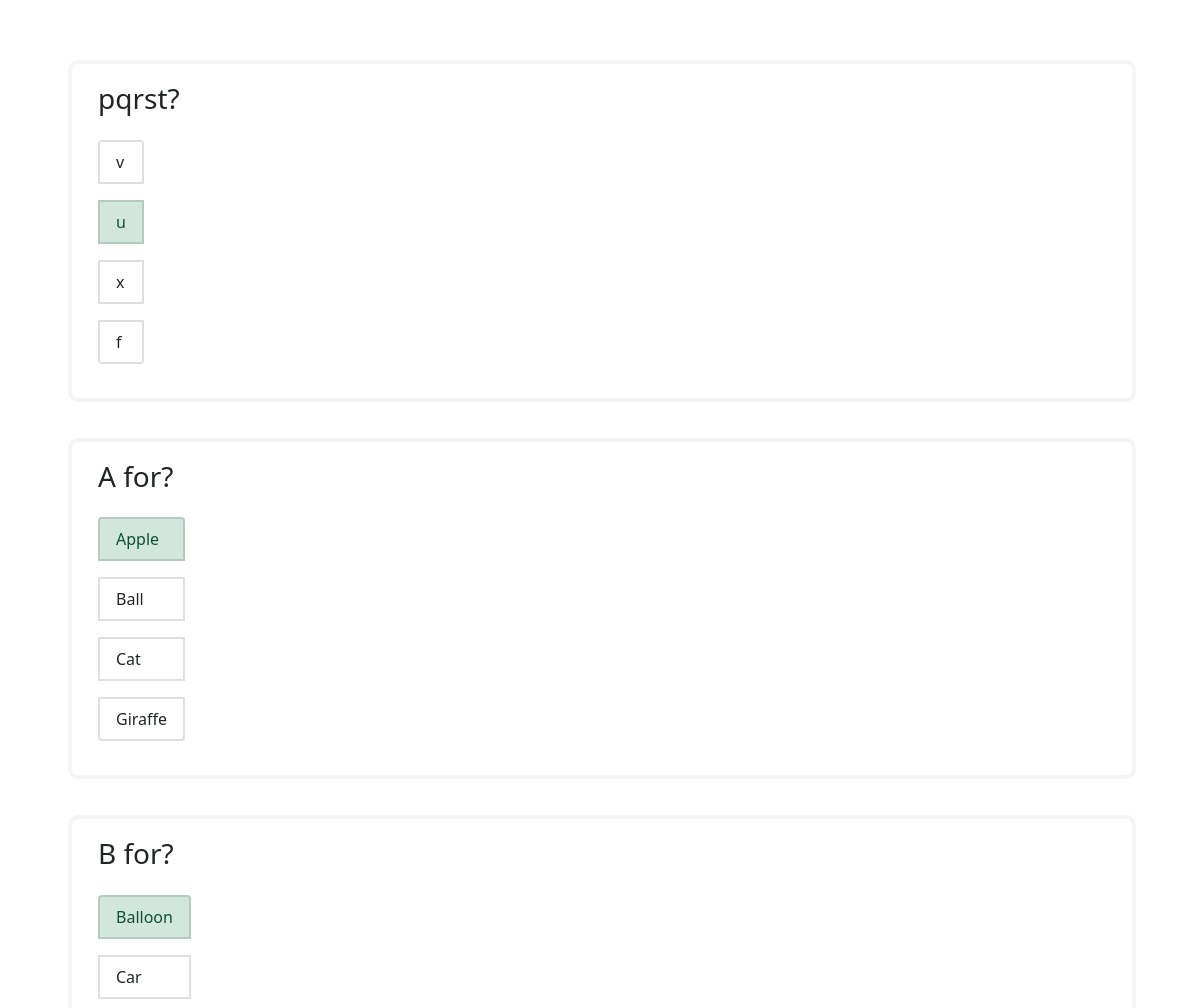
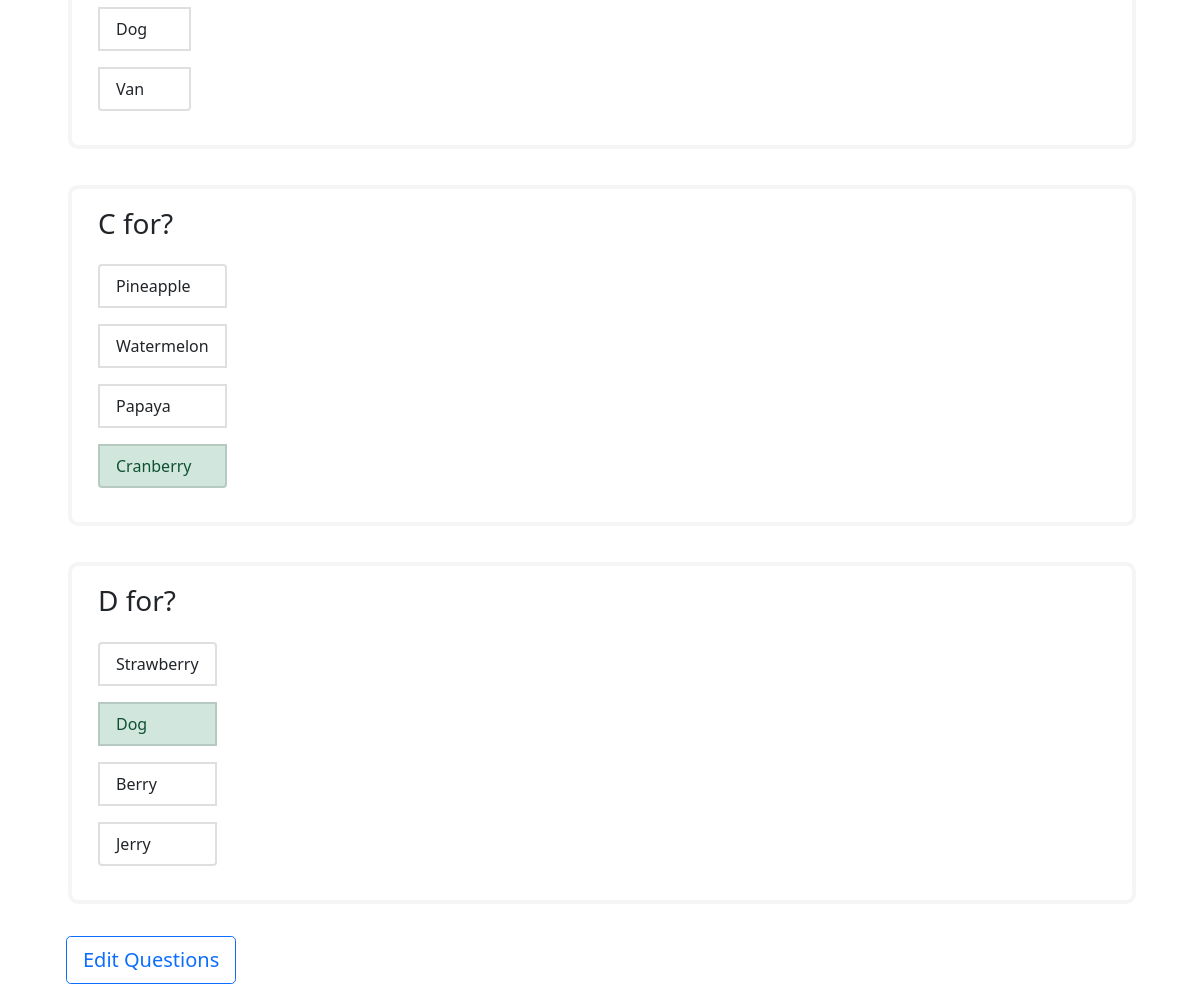
Page /Teacher/1/show_questions on the committed database (2 pictures, top to bottom).
### Student/models.py (models this page shows, shortened)
class Question(models.Model):
    quiz = models.ForeignKey(Quiz, related_name='questions', on_delete=models.CASCADE)
    question_text = models.TextField()

class Choice(models.Model):
    question = models.ForeignKey(Question, related_name='answers', on_delete=models.CASCADE)
    choice_text = models.TextField()
    is_answer = models.BooleanField(default=False)

class Quiz(models.Model):
    title = models.CharField(max_length=255)
    description = models.TextField()
    created_at = models.DateTimeField(auto_now_add=True)

### Teacher/views.py (the view)
# urls.py: path('<int:quiz_id>/show_questions', views.showQuestions, name="show_questions"),
@never_cache
def showQuestions(request, quiz_id):
    quiz = Quiz.objects.get(pk = quiz_id)
    return render(request, 'Teacher/questions.html', {'quiz':quiz})

### Teacher/templates/Teacher/questions.html (shortened to what this page needs)
{% extends "Teacher/base.html" %}
{% block content %}
<div class="container mt-3">
    <form class="form-control p-4" action="{% url 'Teacher:edit-questions' quiz.id %}" method="post">
        <ol class="list-group list-group-numbered">
            {% for question in quiz.questions.all %}
            <div class="card mb-3 w-100">
                <li class="list-group-item d-flex flex-column align-items-start border-0">
                    <div id="question_{{question.id}}">
                        <h3 class="card-title">{{question.question_text}}</h3>
                        <div class="btn-group-vertical w-100 mt-3">
                            <ul class="list-group">
                                {% for choice in question.answers.all %}
                                    <li class="list-group-item {% if choice.is_answer %}list-group-item-success{% endif %} mb-3 border-2">
                                        {{ choice.choice_text }}
                                    </li>
                                {% endfor %}
                            </ul>
                        </div>
                    </div>
                </li>
            </div>
            {% endfor %}
        </ol>
        <input class="btn btn-outline-primary btn-lg mt-3" type="submit" value="{% if quiz.questions.all %}Edit Questions{% else %}Add Questions{% endif %}">
    </form>
</div>
{% endblock %}

### Teacher/static/Teacher/css/home.css (style rules this page uses)
.card { display: block; padding: 10px 10px; border: 4px solid whitesmoke; border-radius: 8px; transition: all 0.3s ease; width: 20rem; margin:20px 2px; border-radius: 10px; }
.form-control { border: 0px; }

### rows in the picture
Question: question_text "pqrst?"
Choice: choice_text "v"
Choice: choice_text "u"
Choice: choice_text "x"
Choice: choice_text "f"
Question: question_text "A for?"
Choice: choice_text "Apple"
Choice: choice_text "Ball"
Choice: choice_text "Cat"
Choice: choice_text "Giraffe"
Question: question_text "B for?"
Choice: choice_text "Balloon"
Choice: choice_text "Car"
Choice: choice_text "Dog"
Choice: choice_text "Van"
Question: question_text "C for?"
Choice: choice_text "Pineapple"
Choice: choice_text "Watermelon"
Choice: choice_text "Papaya"
Choice: choice_text "Cranberry"
Question: question_text "D for?"
Choice: choice_text "Strawberry"
Choice: choice_text "Dog"
Choice: choice_text "Berry"
Choice: choice_text "Jerry"
Quiz: id.quiz_id "Edit Questions"
